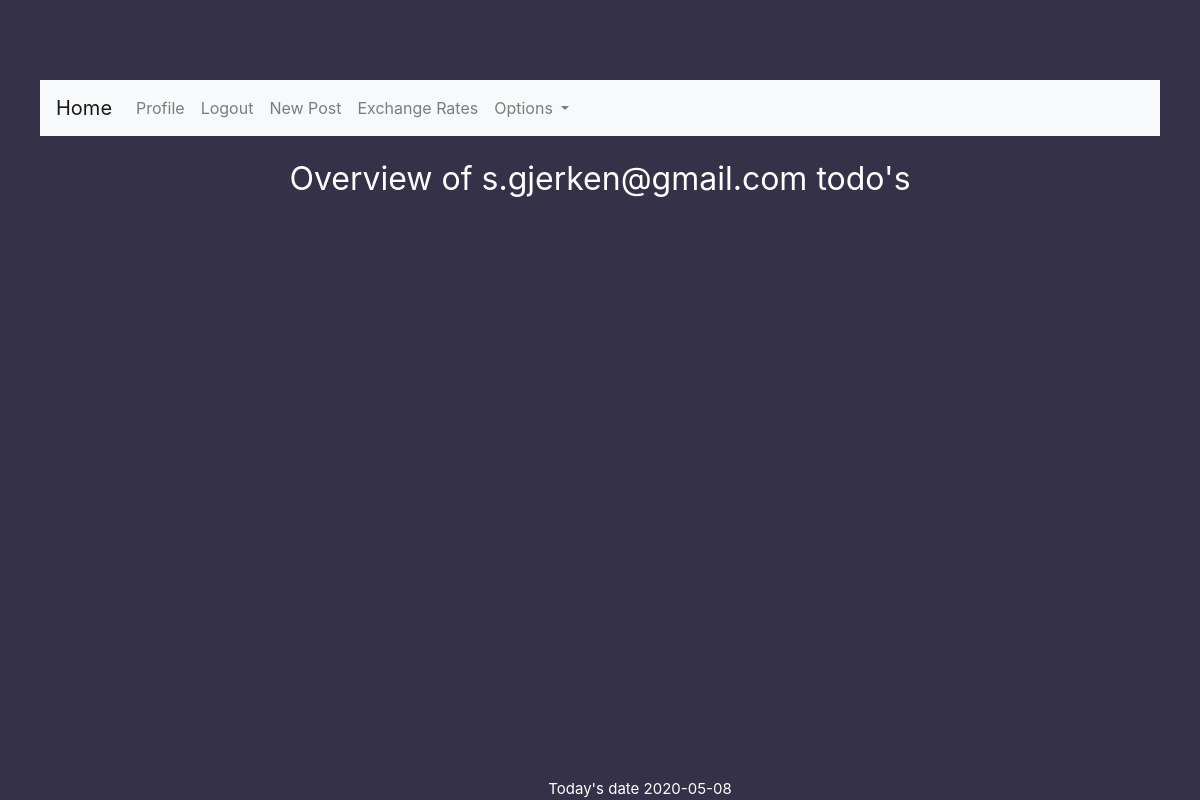
The app's page /todo/all (signed in), older data.
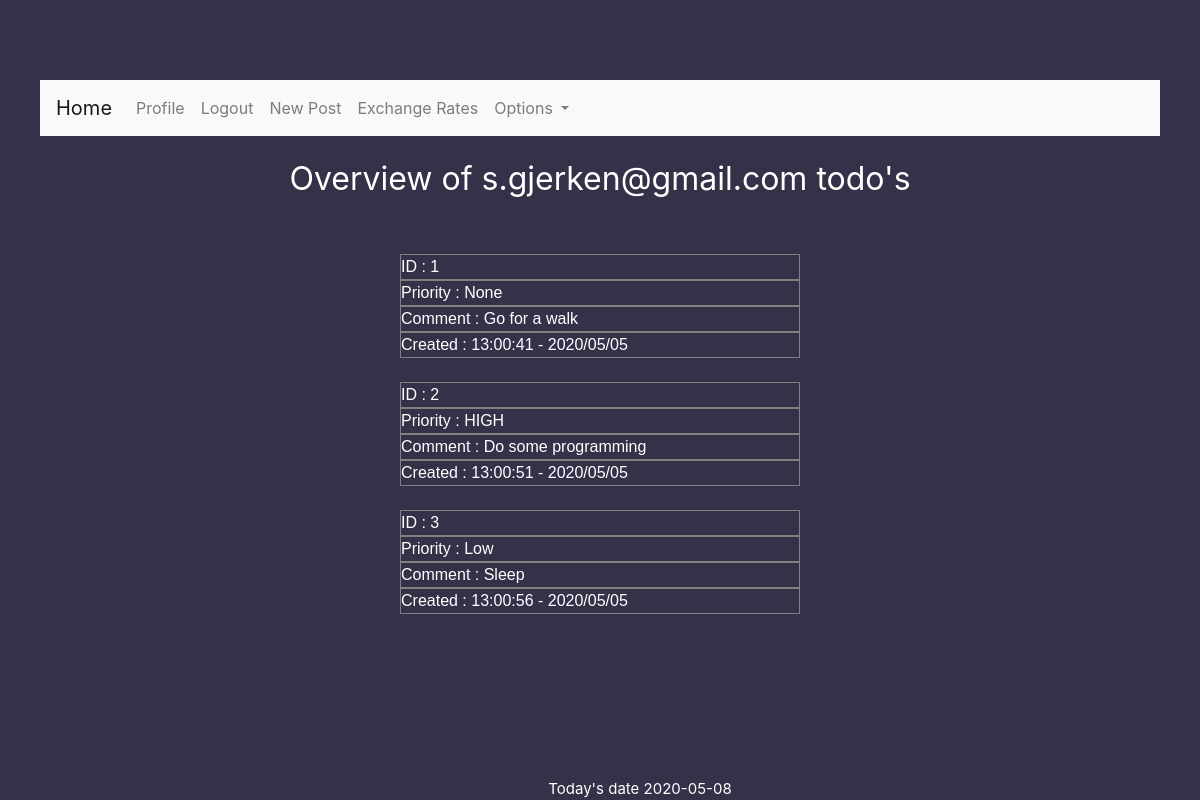
The same page, newer data.
### web_app/models.py (models this page shows, shortened)
class Users(db.Model, UserMixin):
    id = db.Column(db.Integer, primary_key=True)
    username = db.Column(db.String(25), unique=True, nullable=False)
    password = db.Column(db.String(60), nullable=False)
    date_reg = db.Column(db.DateTime, default=datetime.utcnow, nullable=False)
    mail = db.Column(db.String(120), unique=True, nullable=False)
    image_file = db.Column(db.String(20), nullable=False, default='default.png')
    post = db.relationship('Post', backref='author', lazy=True)
    todo = db.relationship('Todo', backref='mail', lazy=True)

class Todo(db.Model):
    id = db.Column(db.Integer, primary_key=True)
    comment = db.Column(db.Text, nullable=False)
    date_created = db.Column(db.DateTime, nullable=False, default=datetime.now)
    priority = db.Column(db.String, nullable=False)
    todo_mail = db.Column(db.String, db.ForeignKey('users.mail'))

### web_app/routes.py (the view)
@app.route("/todo/all")
@login_required
def todo_all():
    if current_user.is_authenticated:
        todos = Todo.query.all()
        return render_template("all_todos.html", todos=todos, date_now=date_now, title="My Todo's")

### web_app/models.py (called while the page is built)
@login_manager.user_loader
def load_user(user_id):
    return Users.query.get(int(user_id))

### web_app/templates/all_todos.html
{% extends "layout.html" %}
{% block h1 %}<h1 id="main-h1"><small>Overview of {{ current_user.mail }} todo's </small></h1>{% endblock h1 %}
{% block paragraph %}
{% for todo in todos %}
<br>
<div id="todo-p"> ID : {{ todo.id }} </div>
<div id="todo-p"> Priority : {{ todo.priority }} </div>
<div id="todo-p"> Comment : {{ todo.comment }} </div>
<div id="todo-p"> Created : {{ todo.date_created.strftime('%H:%M:%S - %Y/%m/%m') }}</div>
{% endfor %}
{% endblock paragraph %}

### web_app/templates/layout.html (shortened to what this page needs)
<html lang="en">
{% block head %}
<head>
    <link rel="stylesheet" href="https://maxcdn.bootstrapcdn.com/bootstrap/4.0.0/css/bootstrap.min.css">
    <link rel="stylesheet" type="text/css" href="{{ url_for('static', filename='main.css') }}">
{% endblock head %}
  <nav class="navbar navbar-expand-lg navbar-light bg-light">
  <a class="navbar-brand" href="{{ url_for('home') }}">Home</a>
  <div class="collapse navbar-collapse" id="navbarSupportedContent">
    <ul class="navbar-nav mr-auto">
      <li class="nav-item active">
        {% if current_user.is_authenticated %}
      <li class="nav-item">
        <a class="nav-link" href="{{ url_for('profile') }}">Profile</a>
      </li>
        <li class="nav-item">
        <a class="nav-link" href="{{ url_for('logout') }}">Logout</a>
      </li>
      </li>
        <li class="nav-item">
        <a class="nav-link" href="{{ url_for('new_post') }}">New Post</a>
      </li>
        <li class="nav-item">
        <a class="nav-link" href="{{ url_for('exchange') }}">Exchange Rates</a>
      </li>
        <li class="nav-item dropdown">
        <a class="nav-link dropdown-toggle" href="#" id="navbarDropdown" role="button" data-toggle="dropdown" aria-haspopup="true" aria-expanded="false">
          Options
        </a>
    </ul>
      {% endif %}
</nav>
<br>
  <body id="main-body">
  {% block h1 %}{% endblock h1 %}
    <br>
  <body>{% block paragraph %} {% endblock paragraph %}</body>
    {% if date_now %}
  <footer id="footer"> <a> Today's date </a>{{ date_now }} </footer>
  {% endif %}
  </body>
</html>

### web_app/static/main.css (style rules this page uses)
body { background: #fafafa; color: #333333; margin-top: 5rem; }
h1, h2, h3, h4, h5, h6 { color: #444444; }

### web_app/templates/layout.html (style rules this page uses)
#main-body { background: #343148; margin 0 auto; padding: 0 40px; color: white; }
#main-h1 { text-align: center; font-size: 40; color: white; }
#footer { position: fixed; text-align: center; bottom: 0px; width: 100%; font-size: 15; }
#todo-p { margin: auto; width: 50%; border: 1px solid grey; position: center; font-family: sans-serif; color: white; background: #343148; width: 400px; length: 500px; }

Row changes from the older to the newer data that the page shows:
added Todo: id "1", priority "None", comment "Go for a walk", date_created "13:00:41 - 2020/05/05"
added Todo: id "2", priority "HIGH", comment "Do some programming", date_created "13:00:51 - 2020/05/05"
added Todo: id "3", priority "Low", comment "Sleep", date_created "13:00:56 - 2020/05/05"
